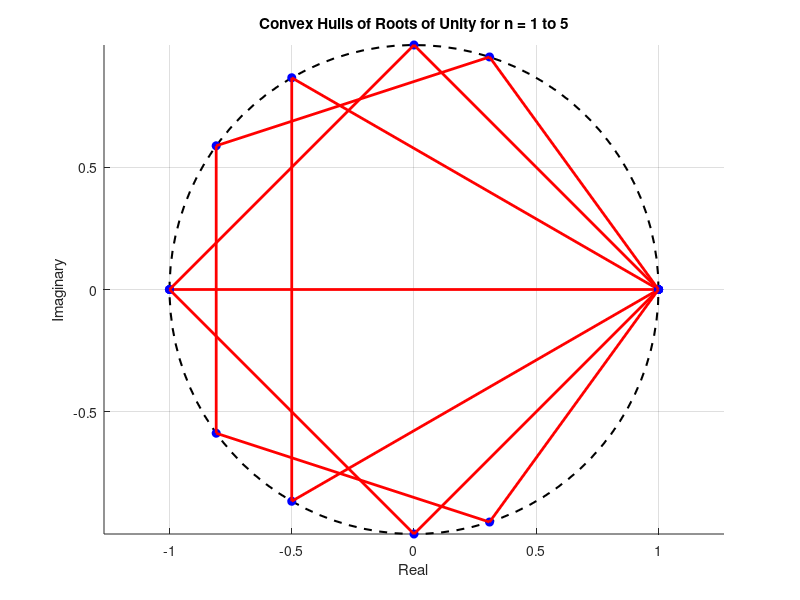

The MATLAB source for this figure:
function convex_hull_of_union_of_unity()
    % Prompt the user to input the value of N at runtime
    N = input('Enter the value of N :');
    
    % Create a figure
    figure;
    hold on;
    
    % Plot the unit circle
    t = linspace(0, 2*pi, 100);
    plot(cos(t), sin(t), 'k--', 'LineWidth', 1.5);
    
    % Loop through n = 1 to N
    for n = 1:N
        % Generate the n-th roots of unity
        theta = linspace(0, 2*pi, n+1); % Angles for the roots of unity
        theta(end) = []; % Remove the last point to avoid duplication
        roots_unity = exp(1i * theta); % n-th roots of unity
        
        % Convert to Cartesian coordinates
        x = real(roots_unity);
        y = imag(roots_unity);
        
        % Handle cases where n = 1 or n = 2
        if n == 1
            % For n = 1, the convex hull is just the point itself
            plot(x, y, 'bo', 'MarkerFaceColor', 'b', 'DisplayName', 'n = 1');
        elseif n == 2
            % For n = 2, the convex hull is the line segment connecting the two points
            plot(x, y, 'bo', 'MarkerFaceColor', 'b');
            plot(x, y, 'r-', 'LineWidth', 2, 'DisplayName', 'n = 2');
        else
            % For n >= 3, compute the convex hull
            k = convhull(x, y);
            plot(x, y, 'bo', 'MarkerFaceColor', 'b');
            plot(x(k), y(k), 'r-', 'LineWidth', 2, 'DisplayName', ['n = ', num2str(n)]);
        end
    end
    
    % Set plot properties
    axis equal;
    grid on;
    title(['Convex Hulls of Roots of Unity for n = 1 to ', num2str(N)]);
    xlabel('Real');
    ylabel('Imaginary');
    hold off;
end